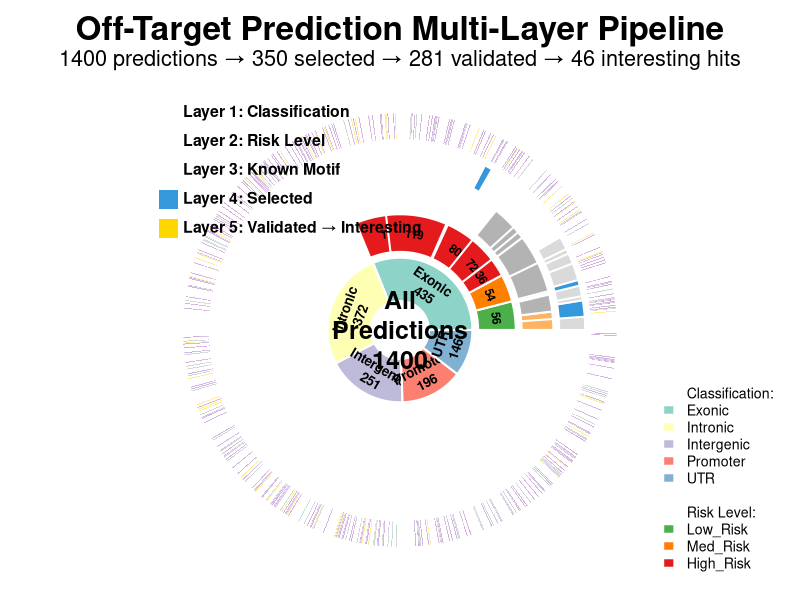
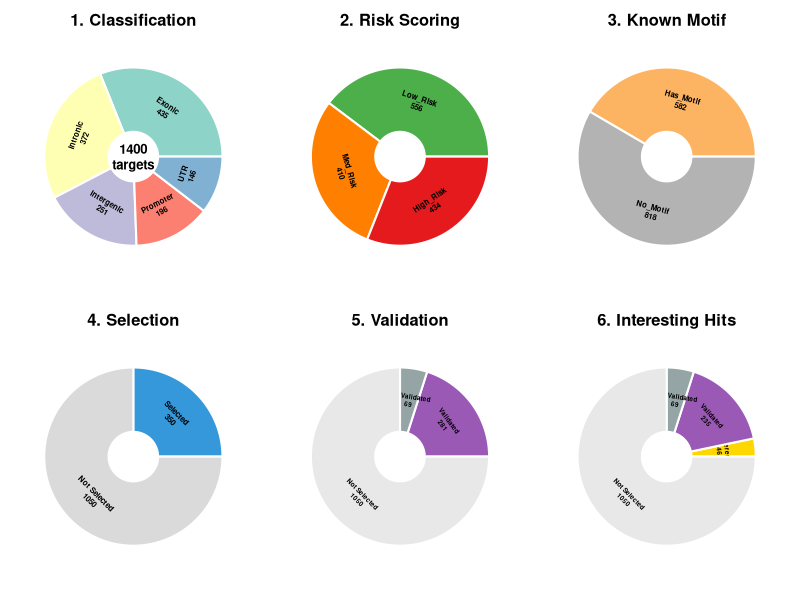

Write the R code that produced these figures, in order.
#!/usr/bin/env Rscript
# Improved Sunburst - All layers properly visible
# Key: Aggregate data at each level instead of showing individual targets

set.seed(42)
n_total <- 1400
classifications <- c("Exonic", "Intronic", "Intergenic", "Promoter", "UTR")

# Generate data
data <- data.frame(
  id = 1:n_total,
  classification = sample(classifications, n_total, replace = TRUE,
                          prob = c(0.3, 0.25, 0.2, 0.15, 0.1)),
  risk_score = runif(n_total, 0, 100),
  conservation = runif(n_total, 0, 1),
  has_motif = sample(c("Has_Motif", "No_Motif"), n_total, replace = TRUE, prob = c(0.4, 0.6))
)

data$risk_level <- cut(data$risk_score, breaks = c(0, 40, 70, 100),
                       labels = c("Low_Risk", "Med_Risk", "High_Risk"))
data$selected <- rank(-data$risk_score) <= 350
data$validated <- data$selected & runif(n_total) < 0.8
data$interesting <- data$validated & data$risk_score > 60 &
  data$conservation > 0.5 & runif(n_total) < 0.35

# Print summary
cat("\n=== PIPELINE SUMMARY ===\n")
cat("Total Predictions:", nrow(data), "\n")
cat("Selected:", sum(data$selected), "\n")
cat("Validated:", sum(data$validated), "\n")
cat("Interesting Hits:", sum(data$interesting), "\n\n")

# Function to draw ring segment
draw_segment <- function(r_inner, r_outer, theta_start, theta_end, col,
                         border_col = "white", lwd = 2) {
  if (theta_end <= theta_start) return(invisible())

  n_points <- max(50, ceiling((theta_end - theta_start) * 50))
  theta_seq <- seq(theta_start, theta_end, length.out = n_points)

  x_outer <- r_outer * cos(theta_seq)
  y_outer <- r_outer * sin(theta_seq)
  x_inner <- r_inner * cos(rev(theta_seq))
  y_inner <- r_inner * sin(rev(theta_seq))

  x_all <- c(x_outer, x_inner)
  y_all <- c(y_outer, y_inner)

  polygon(x_all, y_all, col = col, border = border_col, lwd = lwd)
}

# Add text with rotation
add_text <- function(r, theta_start, theta_end, label, cex = 0.7, col = "black") {
  if ((theta_end - theta_start) < 0.15) return(invisible())

  theta_mid <- (theta_start + theta_end) / 2
  x <- r * cos(theta_mid)
  y <- r * sin(theta_mid)

  angle <- theta_mid * 180 / pi - 90
  if (angle < -90) angle <- angle + 180
  if (angle > 90) angle <- angle - 180

  text(x, y, label, cex = cex, srt = angle, col = col, font = 2)
}

# Create comprehensive plot
png("/home/claude/sunburst_improved.png", width = 1600, height = 1600, res = 150)
par(mar = c(1, 1, 4, 1), bg = "white")
plot(0, 0, type = "n", xlim = c(-8, 8), ylim = c(-8, 8),
     asp = 1, axes = FALSE, xlab = "", ylab = "")

title("Off-Target Prediction Multi-Layer Pipeline",
      cex.main = 2, font.main = 2, line = 2)
mtext(sprintf("%d predictions → %d selected → %d validated → %d interesting hits",
              n_total, sum(data$selected), sum(data$validated), sum(data$interesting)),
      cex = 1.3, line = 0.5)

# Define colors
class_colors <- c("Exonic" = "#8DD3C7", "Intronic" = "#FFFFB3",
                  "Intergenic" = "#BEBADA", "Promoter" = "#FB8072",
                  "UTR" = "#80B1D3")
risk_colors <- c("Low_Risk" = "#4DAF4A", "Med_Risk" = "#FF7F00",
                 "High_Risk" = "#E41A1C")
motif_colors <- c("Has_Motif" = "#FDB462", "No_Motif" = "#B3B3B3")

# Layer radii - make them substantial
layers <- list(
  classification = list(r_in = 1, r_out = 2.5),
  risk = list(r_in = 2.7, r_out = 4.0),
  motif = list(r_in = 4.2, r_out = 5.3),
  selected = list(r_in = 5.5, r_out = 6.4),
  validated = list(r_in = 6.6, r_out = 7.5)
)

# LAYER 1: Classification
theta <- 0
for (cls in names(class_colors)) {
  n <- sum(data$classification == cls)
  theta_end <- theta + (n / n_total) * 2 * pi
  draw_segment(layers$classification$r_in, layers$classification$r_out,
               theta, theta_end, class_colors[cls])
  add_text((layers$classification$r_in + layers$classification$r_out) / 2,
           theta, theta_end, paste0(cls, "\n", n), cex = 0.8)
  theta <- theta_end
}

# LAYER 2: Risk Level (within each classification)
for (cls in names(class_colors)) {
  cls_data <- data[data$classification == cls, ]
  n_cls <- nrow(cls_data)

  # Find angular position for this classification
  cls_start_idx <- min(which(data$classification == cls))
  cls_theta_start <- (cls_start_idx - 1) / n_total * 2 * pi

  risk_theta <- cls_theta_start
  for (risk in c("Low_Risk", "Med_Risk", "High_Risk")) {
    n_risk <- sum(cls_data$risk_level == risk)
    if (n_risk > 0) {
      risk_theta_end <- risk_theta + (n_risk / n_total) * 2 * pi
      draw_segment(layers$risk$r_in, layers$risk$r_out,
                   risk_theta, risk_theta_end, risk_colors[risk])
      if (n_risk > 30) {
        add_text((layers$risk$r_in + layers$risk$r_out) / 2,
                 risk_theta, risk_theta_end, n_risk, cex = 0.7)
      }
      risk_theta <- risk_theta_end
    }
  }
}

# LAYER 3: Motif presence (aggregated within classification + risk)
for (cls in names(class_colors)) {
  cls_data <- data[data$classification == cls, ]
  cls_start_idx <- min(which(data$classification == cls))
  cls_theta_start <- (cls_start_idx - 1) / n_total * 2 * pi

  for (risk in c("Low_Risk", "Med_Risk", "High_Risk")) {
    risk_data <- cls_data[cls_data$risk_level == risk, ]
    if (nrow(risk_data) == 0) next

    # Find position
    risk_start_idx <- min(which(data$classification == cls & data$risk_level == risk))
    risk_theta_start <- (risk_start_idx - 1) / n_total * 2 * pi

    motif_theta <- risk_theta_start
    for (motif in c("Has_Motif", "No_Motif")) {
      n_motif <- sum(risk_data$has_motif == motif)
      if (n_motif > 0) {
        motif_theta_end <- motif_theta + (n_motif / n_total) * 2 * pi
        draw_segment(layers$motif$r_in, layers$motif$r_out,
                     motif_theta, motif_theta_end, motif_colors[motif])
        motif_theta <- motif_theta_end
      }
    }
  }
}

# LAYER 4: Selected vs Not Selected (aggregated)
for (cls in names(class_colors)) {
  cls_data <- data[data$classification == cls, ]
  cls_start_idx <- min(which(data$classification == cls))
  cls_theta_start <- (cls_start_idx - 1) / n_total * 2 * pi

  for (risk in c("Low_Risk", "Med_Risk", "High_Risk")) {
    risk_data <- cls_data[cls_data$risk_level == risk, ]
    if (nrow(risk_data) == 0) next

    risk_start_idx <- min(which(data$classification == cls & data$risk_level == risk))
    risk_theta_start <- (risk_start_idx - 1) / n_total * 2 * pi

    for (motif in c("Has_Motif", "No_Motif")) {
      motif_data <- risk_data[risk_data$has_motif == motif, ]
      if (nrow(motif_data) == 0) next

      motif_start_idx <- min(which(data$classification == cls &
                                     data$risk_level == risk &
                                     data$has_motif == motif))
      motif_theta_start <- (motif_start_idx - 1) / n_total * 2 * pi

      sel_theta <- motif_theta_start
      for (selected in c(TRUE, FALSE)) {
        n_sel <- sum(motif_data$selected == selected)
        if (n_sel > 0) {
          sel_theta_end <- sel_theta + (n_sel / n_total) * 2 * pi
          sel_col <- if (selected) "#3498DB" else "#DADADA"
          draw_segment(layers$selected$r_in, layers$selected$r_out,
                       sel_theta, sel_theta_end, sel_col)
          sel_theta <- sel_theta_end
        }
      }
    }
  }
}

# LAYER 5: Validated and Interesting (only for selected)
selected_data <- data[data$selected, ]
for (i in 1:nrow(selected_data)) {
  idx <- which(data$id == selected_data$id[i])
  theta_start <- (idx - 1) / n_total * 2 * pi
  theta_end <- idx / n_total * 2 * pi

  if (selected_data$validated[i]) {
    if (selected_data$interesting[i]) {
      col <- "#FFD700"  # Gold for interesting
    } else {
      col <- "#9B59B6"  # Purple for validated but not interesting
    }
  } else {
    col <- "#95A5A6"  # Gray for not validated
  }

  draw_segment(layers$validated$r_in, layers$validated$r_out,
               theta_start, theta_end, col, border_col = "white", lwd = 0.5)
}

# Add center text
text(0, 0, paste0("All\nPredictions\n", n_total), cex = 1.5, font = 2)

# Add layer labels on the left
labels_x <- -7.5
label_data <- data.frame(
  y = c(7.5, 6.5, 5.5, 4.5, 3.5),
  text = c("Layer 1: Classification",
           "Layer 2: Risk Level",
           "Layer 3: Known Motif",
           "Layer 4: Selected",
           "Layer 5: Validated → Interesting"),
  col = c(NA, NA, NA, "#3498DB", "#FFD700")
)

for (i in 1:nrow(label_data)) {
  if (!is.na(label_data$col[i])) {
    points(labels_x - 0.5, label_data$y[i], pch = 15,
           col = label_data$col[i], cex = 2.5)
  }
  text(labels_x, label_data$y[i], label_data$text[i],
       adj = 0, cex = 0.95, font = 2)
}

# Add legend for colors
legend("bottomright",
       legend = c("Classification:", names(class_colors), "",
                  "Risk Level:", names(risk_colors)),
       fill = c(NA, class_colors, NA, NA, risk_colors),
       border = c(NA, rep("white", 5), NA, NA, rep("white", 3)),
       bty = "n", cex = 0.85)

dev.off()

cat("✅ Improved sunburst saved to: /home/claude/sunburst_improved.png\n")

# Create an alternative: exploded sunburst showing progression
png("/home/claude/sunburst_exploded.png", width = 1800, height = 1200, res = 150)
par(mfrow = c(2, 3), mar = c(2, 2, 3, 2))

# Panel 1: Classification
plot(0, 0, type = "n", xlim = c(-2, 2), ylim = c(-2, 2),
     asp = 1, axes = FALSE, xlab = "", ylab = "")
title("1. Classification", font.main = 2, cex.main = 1.5)
theta <- 0
for (cls in names(class_colors)) {
  n <- sum(data$classification == cls)
  theta_end <- theta + (n / n_total) * 2 * pi
  draw_segment(0.5, 1.8, theta, theta_end, class_colors[cls])
  add_text(1.15, theta, theta_end, paste0(cls, "\n", n))
  theta <- theta_end
}
text(0, 0, paste0(n_total, "\ntargets"), cex = 1.2, font = 2)

# Panel 2: Risk Level
plot(0, 0, type = "n", xlim = c(-2, 2), ylim = c(-2, 2),
     asp = 1, axes = FALSE, xlab = "", ylab = "")
title("2. Risk Scoring", font.main = 2, cex.main = 1.5)
risk_counts <- table(data$risk_level)
theta <- 0
for (risk in names(risk_colors)) {
  n <- risk_counts[risk]
  theta_end <- theta + (n / n_total) * 2 * pi
  draw_segment(0.5, 1.8, theta, theta_end, risk_colors[risk])
  add_text(1.15, theta, theta_end, paste0(risk, "\n", n))
  theta <- theta_end
}

# Panel 3: Motif
plot(0, 0, type = "n", xlim = c(-2, 2), ylim = c(-2, 2),
     asp = 1, axes = FALSE, xlab = "", ylab = "")
title("3. Known Motif", font.main = 2, cex.main = 1.5)
motif_counts <- table(data$has_motif)
theta <- 0
for (motif in names(motif_colors)) {
  n <- motif_counts[motif]
  theta_end <- theta + (n / n_total) * 2 * pi
  draw_segment(0.5, 1.8, theta, theta_end, motif_colors[motif])
  add_text(1.15, theta, theta_end, paste0(motif, "\n", n))
  theta <- theta_end
}

# Panel 4: Selection
plot(0, 0, type = "n", xlim = c(-2, 2), ylim = c(-2, 2),
     asp = 1, axes = FALSE, xlab = "", ylab = "")
title("4. Selection", font.main = 2, cex.main = 1.5)
sel_data <- data.frame(
  label = c("Selected", "Not Selected"),
  n = c(sum(data$selected), sum(!data$selected)),
  col = c("#3498DB", "#DADADA")
)
theta <- 0
for (i in 1:nrow(sel_data)) {
  theta_end <- theta + (sel_data$n[i] / n_total) * 2 * pi
  draw_segment(0.5, 1.8, theta, theta_end, sel_data$col[i])
  add_text(1.15, theta, theta_end, paste0(sel_data$label[i], "\n", sel_data$n[i]))
  theta <- theta_end
}

# Panel 5: Validation
plot(0, 0, type = "n", xlim = c(-2, 2), ylim = c(-2, 2),
     asp = 1, axes = FALSE, xlab = "", ylab = "")
title("5. Validation", font.main = 2, cex.main = 1.5)
val_data <- data.frame(
  label = c("Validated", "Not Validated", "Not Selected"),
  n = c(sum(data$validated), sum(data$selected & !data$validated),
        sum(!data$selected)),
  col = c("#9B59B6", "#95A5A6", "#E8E8E8")
)
theta <- 0
for (i in 1:nrow(val_data)) {
  theta_end <- theta + (val_data$n[i] / n_total) * 2 * pi
  draw_segment(0.5, 1.8, theta, theta_end, val_data$col[i])
  if (val_data$n[i] > 50) {
    add_text(1.15, theta, theta_end, paste0(val_data$label[i], "\n", val_data$n[i]), cex = 0.6)
  }
  theta <- theta_end
}

# Panel 6: Interesting
plot(0, 0, type = "n", xlim = c(-2, 2), ylim = c(-2, 2),
     asp = 1, axes = FALSE, xlab = "", ylab = "")
title("6. Interesting Hits", font.main = 2, cex.main = 1.5)
int_data <- data.frame(
  label = c("⭐ Interesting", "Validated", "Not Validated", "Not Selected"),
  n = c(sum(data$interesting),
        sum(data$validated & !data$interesting),
        sum(data$selected & !data$validated),
        sum(!data$selected)),
  col = c("#FFD700", "#9B59B6", "#95A5A6", "#E8E8E8")
)
theta <- 0
for (i in 1:nrow(int_data)) {
  theta_end <- theta + (int_data$n[i] / n_total) * 2 * pi
  draw_segment(0.5, 1.8, theta, theta_end, int_data$col[i])
  if (int_data$n[i] > 20) {
    add_text(1.15, theta, theta_end, paste0(int_data$label[i], "\n", int_data$n[i]), cex = 0.6)
  }
  theta <- theta_end
}

dev.off()

cat("✅ Exploded view saved to: /home/claude/sunburst_exploded.png\n")
cat("\nAll layers are now clearly visible!\n")
